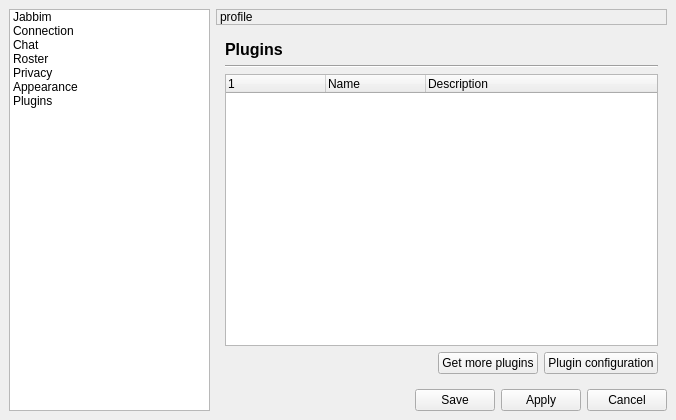
<ui version="4.0" >
 <class>preferences</class>
 <widget class="QDialog" name="preferences" >
  <property name="geometry" >
   <rect>
    <x>0</x>
    <y>0</y>
    <width>676</width>
    <height>420</height>
   </rect>
  </property>
  <property name="windowTitle" >
   <string>Jabbim - Preferences</string>
  </property>
  <property name="windowIcon" >
   <iconset>images/16x16/apps/jabbim.png</iconset>
  </property>
  <layout class="QGridLayout" >
   <property name="margin" >
    <number>9</number>
   </property>
   <property name="spacing" >
    <number>6</number>
   </property>
   <item row="1" column="1" colspan="2" >
    <widget class="QStackedWidget" name="stackedWidget" >
     <property name="currentIndex" >
      <number>6</number>
     </property>
     <widget class="QWidget" name="page_4" >
      <layout class="QGridLayout" >
       <property name="margin" >
        <number>9</number>
       </property>
       <property name="spacing" >
        <number>6</number>
       </property>
       <item row="0" column="0" >
        <widget class="QLabel" name="label_4" >
         <property name="text" >
          <string>&lt;html>&lt;head>&lt;meta name="qrichtext" content="1" />&lt;style type="text/css">
p, li { white-space: pre-wrap; }
&lt;/style>&lt;/head>&lt;body style=" font-family:'Sans Serif'; font-size:9pt; font-weight:400; font-style:normal; text-decoration:none;">
&lt;p style=" margin-top:0px; margin-bottom:0px; margin-left:0px; margin-right:0px; -qt-block-indent:0; text-indent:0px;">&lt;span style=" font-size:12pt; font-weight:600;">Jabbim&lt;/span>&lt;/p>&lt;/body>&lt;/html></string>
         </property>
        </widget>
       </item>
       <item row="1" column="0" >
        <widget class="Line" name="line_2" >
         <property name="orientation" >
          <enum>Qt::Horizontal</enum>
         </property>
        </widget>
       </item>
       <item row="3" column="0" >
        <widget class="QWidget" native="1" name="jabbimWidget" />
       </item>
       <item row="4" column="0" >
        <spacer>
         <property name="orientation" >
          <enum>Qt::Vertical</enum>
         </property>
         <property name="sizeHint" >
          <size>
           <width>20</width>
           <height>261</height>
          </size>
         </property>
        </spacer>
       </item>
      </layout>
     </widget>
     <widget class="QWidget" name="userPreferences" >
      <layout class="QGridLayout" >
       <property name="margin" >
        <number>9</number>
       </property>
       <property name="spacing" >
        <number>6</number>
       </property>
       <item row="2" column="0" >
        <widget class="QWidget" native="1" name="connectionWidget" />
       </item>
       <item row="0" column="0" >
        <widget class="QLabel" name="label" >
         <property name="text" >
          <string>&lt;html>&lt;head>&lt;meta name="qrichtext" content="1" />&lt;style type="text/css">
p, li { white-space: pre-wrap; }
&lt;/style>&lt;/head>&lt;body style=" font-family:'Sans Serif'; font-size:9pt; font-weight:400; font-style:normal; text-decoration:none;">
&lt;p style=" margin-top:0px; margin-bottom:0px; margin-left:0px; margin-right:0px; -qt-block-indent:0; text-indent:0px;">&lt;span style=" font-size:12pt; font-weight:600;">Connection&lt;/span>&lt;/p>&lt;/body>&lt;/html></string>
         </property>
        </widget>
       </item>
       <item row="1" column="0" >
        <widget class="Line" name="line" >
         <property name="orientation" >
          <enum>Qt::Horizontal</enum>
         </property>
        </widget>
       </item>
       <item row="5" column="0" >
        <spacer>
         <property name="orientation" >
          <enum>Qt::Vertical</enum>
         </property>
         <property name="sizeHint" >
          <size>
           <width>20</width>
           <height>16</height>
          </size>
         </property>
        </spacer>
       </item>
      </layout>
     </widget>
     <widget class="QWidget" name="page_2" >
      <layout class="QGridLayout" >
       <property name="margin" >
        <number>9</number>
       </property>
       <property name="spacing" >
        <number>6</number>
       </property>
       <item row="0" column="0" >
        <widget class="QLabel" name="label_5" >
         <property name="text" >
          <string>&lt;html>&lt;head>&lt;meta name="qrichtext" content="1" />&lt;style type="text/css">
p, li { white-space: pre-wrap; }
&lt;/style>&lt;/head>&lt;body style=" font-family:'DejaVu Sans'; font-size:9pt; font-weight:400; font-style:normal; text-decoration:none;">
&lt;p style=" margin-top:0px; margin-bottom:0px; margin-left:0px; margin-right:0px; -qt-block-indent:0; text-indent:0px; font-family:'Sans Serif';">&lt;span style=" font-size:12pt; font-weight:600;">Chat&lt;/span>&lt;/p>&lt;/body>&lt;/html></string>
         </property>
        </widget>
       </item>
       <item row="1" column="0" >
        <widget class="Line" name="line_3" >
         <property name="orientation" >
          <enum>Qt::Horizontal</enum>
         </property>
        </widget>
       </item>
       <item row="6" column="0" >
        <spacer>
         <property name="orientation" >
          <enum>Qt::Vertical</enum>
         </property>
         <property name="sizeHint" >
          <size>
           <width>20</width>
           <height>171</height>
          </size>
         </property>
        </spacer>
       </item>
       <item row="2" column="0" >
        <widget class="QWidget" native="1" name="chatWidget" />
       </item>
      </layout>
     </widget>
     <widget class="QWidget" name="page" >
      <layout class="QGridLayout" >
       <property name="margin" >
        <number>9</number>
       </property>
       <property name="spacing" >
        <number>6</number>
       </property>
       <item row="1" column="0" colspan="2" >
        <widget class="Line" name="line_5" >
         <property name="orientation" >
          <enum>Qt::Horizontal</enum>
         </property>
        </widget>
       </item>
       <item row="2" column="0" colspan="3" >
        <widget class="QWidget" native="1" name="rosterWidget" />
       </item>
       <item row="4" column="0" >
        <spacer>
         <property name="orientation" >
          <enum>Qt::Vertical</enum>
         </property>
         <property name="sizeHint" >
          <size>
           <width>20</width>
           <height>221</height>
          </size>
         </property>
        </spacer>
       </item>
       <item row="0" column="0" colspan="2" >
        <widget class="QLabel" name="label_6" >
         <property name="text" >
          <string>&lt;html>&lt;head>&lt;meta name="qrichtext" content="1" />&lt;style type="text/css">
p, li { white-space: pre-wrap; }
&lt;/style>&lt;/head>&lt;body style=" font-family:'Sans Serif'; font-size:9pt; font-weight:400; font-style:normal; text-decoration:none;">
&lt;p style=" margin-top:0px; margin-bottom:0px; margin-left:0px; margin-right:0px; -qt-block-indent:0; text-indent:0px;">&lt;span style=" font-size:12pt; font-weight:600;">Roster&lt;/span>&lt;/p>&lt;/body>&lt;/html></string>
         </property>
        </widget>
       </item>
      </layout>
     </widget>
     <widget class="QWidget" name="page_6" >
      <layout class="QGridLayout" >
       <property name="margin" >
        <number>9</number>
       </property>
       <property name="spacing" >
        <number>6</number>
       </property>
       <item row="2" column="0" >
        <widget class="QWidget" native="1" name="privacyWidget" />
       </item>
       <item row="3" column="0" >
        <spacer>
         <property name="orientation" >
          <enum>Qt::Vertical</enum>
         </property>
         <property name="sizeHint" >
          <size>
           <width>20</width>
           <height>241</height>
          </size>
         </property>
        </spacer>
       </item>
       <item row="0" column="0" >
        <widget class="QLabel" name="label_9" >
         <property name="text" >
          <string>&lt;html>&lt;head>&lt;meta name="qrichtext" content="1" />&lt;style type="text/css">
p, li { white-space: pre-wrap; }
&lt;/style>&lt;/head>&lt;body style=" font-family:'DejaVu Sans'; font-size:10pt; font-weight:400; font-style:normal; text-decoration:none;">
&lt;p style=" margin-top:0px; margin-bottom:0px; margin-left:0px; margin-right:0px; -qt-block-indent:0; text-indent:0px; font-family:'Sans Serif'; font-size:9pt;">&lt;span style=" font-size:12pt; font-weight:600;">Privacy&lt;/span>&lt;/p>&lt;/body>&lt;/html></string>
         </property>
        </widget>
       </item>
       <item row="1" column="0" >
        <widget class="Line" name="line_4" >
         <property name="orientation" >
          <enum>Qt::Horizontal</enum>
         </property>
        </widget>
       </item>
      </layout>
     </widget>
     <widget class="QWidget" name="page_3" >
      <layout class="QGridLayout" >
       <property name="margin" >
        <number>9</number>
       </property>
       <property name="spacing" >
        <number>6</number>
       </property>
       <item row="2" column="0" >
        <widget class="QTabWidget" name="tabWidget" >
         <property name="currentIndex" >
          <number>2</number>
         </property>
         <widget class="QWidget" name="tab" >
          <attribute name="title" >
           <string>Themes</string>
          </attribute>
          <layout class="QGridLayout" >
           <property name="margin" >
            <number>9</number>
           </property>
           <property name="spacing" >
            <number>6</number>
           </property>
           <item row="0" column="0" >
            <widget class="QCheckBox" name="useThemes" >
             <property name="text" >
              <string>Use themes</string>
             </property>
             <property name="checked" >
              <bool>true</bool>
             </property>
            </widget>
           </item>
           <item row="1" column="0" >
            <widget class="QListWidget" name="themes" >
             <property name="toolTip" >
              <string>Choose whe theme of Jabbim, then restart the client</string>
             </property>
             <property name="iconSize" >
              <size>
               <width>128</width>
               <height>128</height>
              </size>
             </property>
            </widget>
           </item>
          </layout>
         </widget>
         <widget class="QWidget" name="tab_2" >
          <attribute name="title" >
           <string>Chat skins</string>
          </attribute>
          <layout class="QGridLayout" >
           <property name="margin" >
            <number>9</number>
           </property>
           <property name="spacing" >
            <number>6</number>
           </property>
           <item row="2" column="0" >
            <widget class="QTextBrowser" name="chatSkin_preview" >
             <property name="toolTip" >
              <string>Here you see preview of the selected chat look.</string>
             </property>
            </widget>
           </item>
           <item row="0" column="0" >
            <widget class="QComboBox" name="chatSkin_list" >
             <property name="minimumSize" >
              <size>
               <width>130</width>
               <height>0</height>
              </size>
             </property>
            </widget>
           </item>
           <item row="1" column="0" >
            <widget class="QLabel" name="chatSkinInfo" >
             <property name="text" >
              <string>info</string>
             </property>
             <property name="textFormat" >
              <enum>Qt::RichText</enum>
             </property>
            </widget>
           </item>
          </layout>
         </widget>
         <widget class="QWidget" name="tab_3" >
          <attribute name="title" >
           <string>Emoticons</string>
          </attribute>
          <layout class="QGridLayout" >
           <property name="margin" >
            <number>9</number>
           </property>
           <property name="spacing" >
            <number>6</number>
           </property>
           <item row="3" column="0" >
            <spacer>
             <property name="orientation" >
              <enum>Qt::Horizontal</enum>
             </property>
             <property name="sizeHint" >
              <size>
               <width>271</width>
               <height>20</height>
              </size>
             </property>
            </spacer>
           </item>
           <item row="3" column="1" >
            <widget class="QPushButton" name="moreEmoticons" >
             <property name="text" >
              <string>Get more emoticons</string>
             </property>
            </widget>
           </item>
           <item row="2" column="0" colspan="2" >
            <widget class="QTextEdit" name="emoticonsPreview" >
             <property name="undoRedoEnabled" >
              <bool>false</bool>
             </property>
             <property name="readOnly" >
              <bool>true</bool>
             </property>
             <property name="textInteractionFlags" >
              <enum>Qt::NoTextInteraction</enum>
             </property>
            </widget>
           </item>
           <item row="0" column="0" colspan="2" >
            <widget class="QComboBox" name="emoticonsList" />
           </item>
           <item row="1" column="0" colspan="2" >
            <widget class="QLabel" name="emoticonsInfo" >
             <property name="text" >
              <string>info</string>
             </property>
             <property name="textFormat" >
              <enum>Qt::RichText</enum>
             </property>
            </widget>
           </item>
          </layout>
         </widget>
        </widget>
       </item>
       <item row="1" column="0" >
        <widget class="Line" name="line_6" >
         <property name="orientation" >
          <enum>Qt::Horizontal</enum>
         </property>
        </widget>
       </item>
       <item row="0" column="0" >
        <widget class="QLabel" name="label_7" >
         <property name="text" >
          <string>&lt;html>&lt;head>&lt;meta name="qrichtext" content="1" />&lt;style type="text/css">
p, li { white-space: pre-wrap; }
&lt;/style>&lt;/head>&lt;body style=" font-family:'DejaVu Sans'; font-size:9pt; font-weight:400; font-style:normal; text-decoration:none;">
&lt;p style=" margin-top:0px; margin-bottom:0px; margin-left:0px; margin-right:0px; -qt-block-indent:0; text-indent:0px; font-family:'Sans Serif';">&lt;span style=" font-size:12pt; font-weight:600;">View&lt;/span>&lt;/p>&lt;/body>&lt;/html></string>
         </property>
        </widget>
       </item>
      </layout>
     </widget>
     <widget class="QWidget" name="page_5" >
      <layout class="QGridLayout" >
       <property name="margin" >
        <number>9</number>
       </property>
       <property name="spacing" >
        <number>6</number>
       </property>
       <item row="3" column="0" >
        <spacer>
         <property name="orientation" >
          <enum>Qt::Horizontal</enum>
         </property>
         <property name="sizeHint" >
          <size>
           <width>261</width>
           <height>20</height>
          </size>
         </property>
        </spacer>
       </item>
       <item row="3" column="1" >
        <widget class="QPushButton" name="morePlugins" >
         <property name="text" >
          <string>Get more plugins</string>
         </property>
        </widget>
       </item>
       <item row="3" column="2" >
        <widget class="QPushButton" name="pluginConfiguration" >
         <property name="text" >
          <string>Plugin configuration</string>
         </property>
        </widget>
       </item>
       <item row="1" column="0" colspan="3" >
        <widget class="Line" name="line_7" >
         <property name="orientation" >
          <enum>Qt::Horizontal</enum>
         </property>
        </widget>
       </item>
       <item row="0" column="0" colspan="3" >
        <widget class="QLabel" name="label_8" >
         <property name="text" >
          <string>&lt;html>&lt;head>&lt;meta name="qrichtext" content="1" />&lt;style type="text/css">
p, li { white-space: pre-wrap; }
&lt;/style>&lt;/head>&lt;body style=" font-family:'DejaVu Sans'; font-size:9pt; font-weight:400; font-style:normal; text-decoration:none;">
&lt;p style=" margin-top:0px; margin-bottom:0px; margin-left:0px; margin-right:0px; -qt-block-indent:0; text-indent:0px; font-family:'Sans Serif';">&lt;span style=" font-size:12pt; font-weight:600;">Plugins&lt;/span>&lt;/p>&lt;/body>&lt;/html></string>
         </property>
        </widget>
       </item>
       <item row="2" column="0" colspan="3" >
        <widget class="QTreeWidget" name="plugins" >
         <property name="contextMenuPolicy" >
          <enum>Qt::CustomContextMenu</enum>
         </property>
         <property name="toolTip" >
          <string>Tick plugins you want to use, right click to change settings.</string>
         </property>
         <property name="alternatingRowColors" >
          <bool>true</bool>
         </property>
         <column>
          <property name="text" >
           <string/>
          </property>
         </column>
         <column>
          <property name="text" >
           <string>Name</string>
          </property>
         </column>
         <column>
          <property name="text" >
           <string>Description</string>
          </property>
         </column>
        </widget>
       </item>
      </layout>
     </widget>
    </widget>
   </item>
   <item rowspan="3" row="0" column="0" >
    <widget class="QListWidget" name="listWidget" >
     <property name="minimumSize" >
      <size>
       <width>190</width>
       <height>0</height>
      </size>
     </property>
     <property name="iconSize" >
      <size>
       <width>32</width>
       <height>32</height>
      </size>
     </property>
     <property name="viewMode" >
      <enum>QListView::ListMode</enum>
     </property>
     <item>
      <property name="text" >
       <string>Jabbim</string>
      </property>
      <property name="icon" >
       <iconset>images/32x32/apps/jabbim.png</iconset>
      </property>
     </item>
     <item>
      <property name="text" >
       <string>Connection</string>
      </property>
      <property name="icon" >
       <iconset>images/32x32/categories/applications-internet.png</iconset>
      </property>
     </item>
     <item>
      <property name="text" >
       <string>Chat</string>
      </property>
      <property name="icon" >
       <iconset>images/32x32/apps/jabbim.png</iconset>
      </property>
     </item>
     <item>
      <property name="text" >
       <string>Roster</string>
      </property>
      <property name="icon" >
       <iconset>images/32x32/categories/system-users.png</iconset>
      </property>
     </item>
     <item>
      <property name="text" >
       <string>Privacy</string>
      </property>
      <property name="icon" >
       <iconset>images/32x32/apps/jabbim.png</iconset>
      </property>
     </item>
     <item>
      <property name="text" >
       <string>Appearance</string>
      </property>
      <property name="icon" >
       <iconset>images/32x32/categories/preferences-desktop-theme.png</iconset>
      </property>
     </item>
     <item>
      <property name="text" >
       <string>Plugins</string>
      </property>
      <property name="icon" >
       <iconset>images/32x32/categories/applications-accessories.png</iconset>
      </property>
     </item>
    </widget>
   </item>
   <item row="2" column="1" >
    <spacer>
     <property name="orientation" >
      <enum>Qt::Horizontal</enum>
     </property>
     <property name="sizeHint" >
      <size>
       <width>141</width>
       <height>20</height>
      </size>
     </property>
    </spacer>
   </item>
   <item row="2" column="2" >
    <layout class="QHBoxLayout" >
     <property name="margin" >
      <number>0</number>
     </property>
     <property name="spacing" >
      <number>6</number>
     </property>
     <item>
      <widget class="QPushButton" name="saveButton" >
       <property name="text" >
        <string>Save</string>
       </property>
      </widget>
     </item>
     <item>
      <widget class="QPushButton" name="applyButton" >
       <property name="text" >
        <string>Apply</string>
       </property>
      </widget>
     </item>
     <item>
      <widget class="QPushButton" name="cancelButton" >
       <property name="text" >
        <string>Cancel</string>
       </property>
      </widget>
     </item>
    </layout>
   </item>
   <item row="0" column="1" colspan="2" >
    <widget class="QLabel" name="profile" >
     <property name="frameShape" >
      <enum>QFrame::StyledPanel</enum>
     </property>
     <property name="text" >
      <string>profile</string>
     </property>
    </widget>
   </item>
  </layout>
 </widget>
 <resources/>
 <connections>
  <connection>
   <sender>cancelButton</sender>
   <signal>clicked()</signal>
   <receiver>preferences</receiver>
   <slot>reject()</slot>
   <hints>
    <hint type="sourcelabel" >
     <x>555</x>
     <y>396</y>
    </hint>
    <hint type="destinationlabel" >
     <x>472</x>
     <y>301</y>
    </hint>
   </hints>
  </connection>
  <connection>
   <sender>saveButton</sender>
   <signal>clicked()</signal>
   <receiver>preferences</receiver>
   <slot>accept()</slot>
   <hints>
    <hint type="sourcelabel" >
     <x>474</x>
     <y>396</y>
    </hint>
    <hint type="destinationlabel" >
     <x>291</x>
     <y>301</y>
    </hint>
   </hints>
  </connection>
  <connection>
   <sender>listWidget</sender>
   <signal>currentRowChanged(int)</signal>
   <receiver>stackedWidget</receiver>
   <slot>setCurrentIndex(int)</slot>
   <hints>
    <hint type="sourcelabel" >
     <x>66</x>
     <y>71</y>
    </hint>
    <hint type="destinationlabel" >
     <x>358</x>
     <y>20</y>
    </hint>
   </hints>
  </connection>
  <connection>
   <sender>useThemes</sender>
   <signal>toggled(bool)</signal>
   <receiver>themes</receiver>
   <slot>setEnabled(bool)</slot>
   <hints>
    <hint type="sourcelabel" >
     <x>283</x>
     <y>102</y>
    </hint>
    <hint type="destinationlabel" >
     <x>290</x>
     <y>162</y>
    </hint>
   </hints>
  </connection>
 </connections>
</ui>
